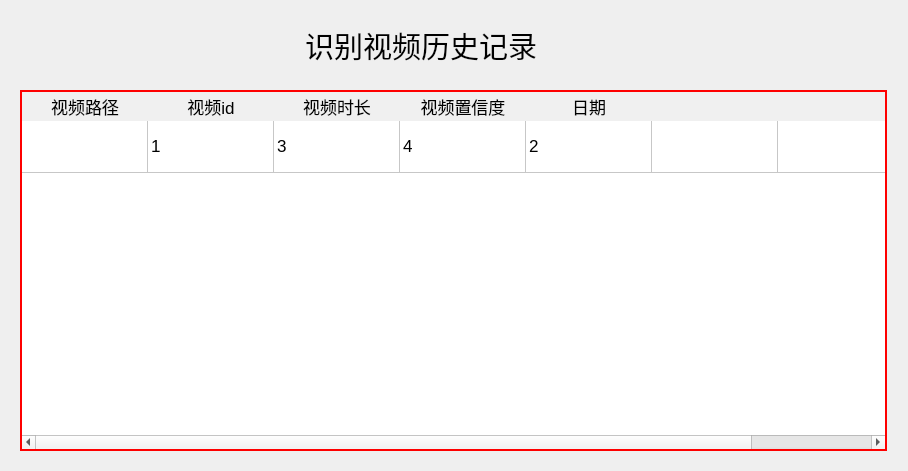
<?xml version="1.0" encoding="UTF-8"?>
<ui version="4.0">
 <class>History</class>
 <widget class="QDialog" name="History">
  <property name="geometry">
   <rect>
    <x>0</x>
    <y>0</y>
    <width>908</width>
    <height>471</height>
   </rect>
  </property>
  <property name="windowTitle">
   <string>历史记录</string>
  </property>
  <widget class="QTableWidget" name="hishorytable">
   <property name="geometry">
    <rect>
     <x>20</x>
     <y>90</y>
     <width>867</width>
     <height>361</height>
    </rect>
   </property>
   <property name="font">
    <font>
     <pointsize>13</pointsize>
     <weight>50</weight>
     <bold>false</bold>
    </font>
   </property>
   <property name="contextMenuPolicy">
    <enum>Qt::DefaultContextMenu</enum>
   </property>
   <property name="styleSheet">
    <string notr="true">QTableWidget{
	border: 2px solid #fe0000;
	selection-background-color: #ff9966;
}
QTableWidget::item::hover{
	background-color: #ffcc66;
}
QTableWidget QHeaderView::section{
	background-color: #F0F0F0;
	border: none
}
QTableWidget QHeaderView::section::hover{
	background-color: #ffcc66;
	border: none;
}
QTableWidget::item#3{
	background-color:#bfa
}
</string>
   </property>
   <property name="frameShadow">
    <enum>QFrame::Sunken</enum>
   </property>
   <property name="lineWidth">
    <number>1</number>
   </property>
   <property name="verticalScrollBarPolicy">
    <enum>Qt::ScrollBarAsNeeded</enum>
   </property>
   <property name="horizontalScrollBarPolicy">
    <enum>Qt::ScrollBarAsNeeded</enum>
   </property>
   <property name="sizeAdjustPolicy">
    <enum>QAbstractScrollArea::AdjustIgnored</enum>
   </property>
   <property name="autoScrollMargin">
    <number>16</number>
   </property>
   <property name="dragDropMode">
    <enum>QAbstractItemView::NoDragDrop</enum>
   </property>
   <property name="selectionMode">
    <enum>QAbstractItemView::ContiguousSelection</enum>
   </property>
   <property name="selectionBehavior">
    <enum>QAbstractItemView::SelectRows</enum>
   </property>
   <property name="textElideMode">
    <enum>Qt::ElideLeft</enum>
   </property>
   <property name="showGrid">
    <bool>true</bool>
   </property>
   <property name="gridStyle">
    <enum>Qt::SolidLine</enum>
   </property>
   <property name="sortingEnabled">
    <bool>true</bool>
   </property>
   <property name="wordWrap">
    <bool>true</bool>
   </property>
   <property name="cornerButtonEnabled">
    <bool>true</bool>
   </property>
   <property name="rowCount">
    <number>1</number>
   </property>
   <property name="columnCount">
    <number>7</number>
   </property>
   <attribute name="horizontalHeaderVisible">
    <bool>true</bool>
   </attribute>
   <attribute name="horizontalHeaderCascadingSectionResizes">
    <bool>false</bool>
   </attribute>
   <attribute name="horizontalHeaderMinimumSectionSize">
    <number>40</number>
   </attribute>
   <attribute name="horizontalHeaderDefaultSectionSize">
    <number>126</number>
   </attribute>
   <attribute name="horizontalHeaderHighlightSections">
    <bool>true</bool>
   </attribute>
   <attribute name="horizontalHeaderShowSortIndicator" stdset="0">
    <bool>true</bool>
   </attribute>
   <attribute name="horizontalHeaderStretchLastSection">
    <bool>true</bool>
   </attribute>
   <attribute name="verticalHeaderVisible">
    <bool>false</bool>
   </attribute>
   <attribute name="verticalHeaderCascadingSectionResizes">
    <bool>false</bool>
   </attribute>
   <attribute name="verticalHeaderMinimumSectionSize">
    <number>30</number>
   </attribute>
   <attribute name="verticalHeaderDefaultSectionSize">
    <number>52</number>
   </attribute>
   <attribute name="verticalHeaderShowSortIndicator" stdset="0">
    <bool>false</bool>
   </attribute>
   <attribute name="verticalHeaderStretchLastSection">
    <bool>false</bool>
   </attribute>
   <row>
    <property name="text">
     <string>新建行</string>
    </property>
   </row>
   <column>
    <property name="text">
     <string>视频路径</string>
    </property>
    <property name="textAlignment">
     <set>AlignCenter</set>
    </property>
   </column>
   <column>
    <property name="text">
     <string>视频id</string>
    </property>
    <property name="textAlignment">
     <set>AlignCenter</set>
    </property>
   </column>
   <column>
    <property name="text">
     <string>视频时长</string>
    </property>
    <property name="textAlignment">
     <set>AlignCenter</set>
    </property>
   </column>
   <column>
    <property name="text">
     <string>视频置信度</string>
    </property>
    <property name="textAlignment">
     <set>AlignCenter</set>
    </property>
   </column>
   <column>
    <property name="text">
     <string>日期</string>
    </property>
    <property name="textAlignment">
     <set>AlignCenter</set>
    </property>
   </column>
   <column>
    <property name="text">
     <string/>
    </property>
   </column>
   <column>
    <property name="text">
     <string/>
    </property>
   </column>
   <item row="0" column="1">
    <property name="text">
     <string>1</string>
    </property>
   </item>
   <item row="0" column="2">
    <property name="text">
     <string>3</string>
    </property>
   </item>
   <item row="0" column="3">
    <property name="text">
     <string>4</string>
    </property>
   </item>
   <item row="0" column="4">
    <property name="text">
     <string>2</string>
    </property>
   </item>
  </widget>
  <widget class="QLabel" name="history_label">
   <property name="geometry">
    <rect>
     <x>305</x>
     <y>20</y>
     <width>296</width>
     <height>50</height>
    </rect>
   </property>
   <property name="font">
    <font>
     <family>Microsoft YaHei UI</family>
     <pointsize>22</pointsize>
     <weight>50</weight>
     <bold>false</bold>
    </font>
   </property>
   <property name="text">
    <string>识别视频历史记录</string>
   </property>
  </widget>
 </widget>
 <resources/>
 <connections/>
</ui>
